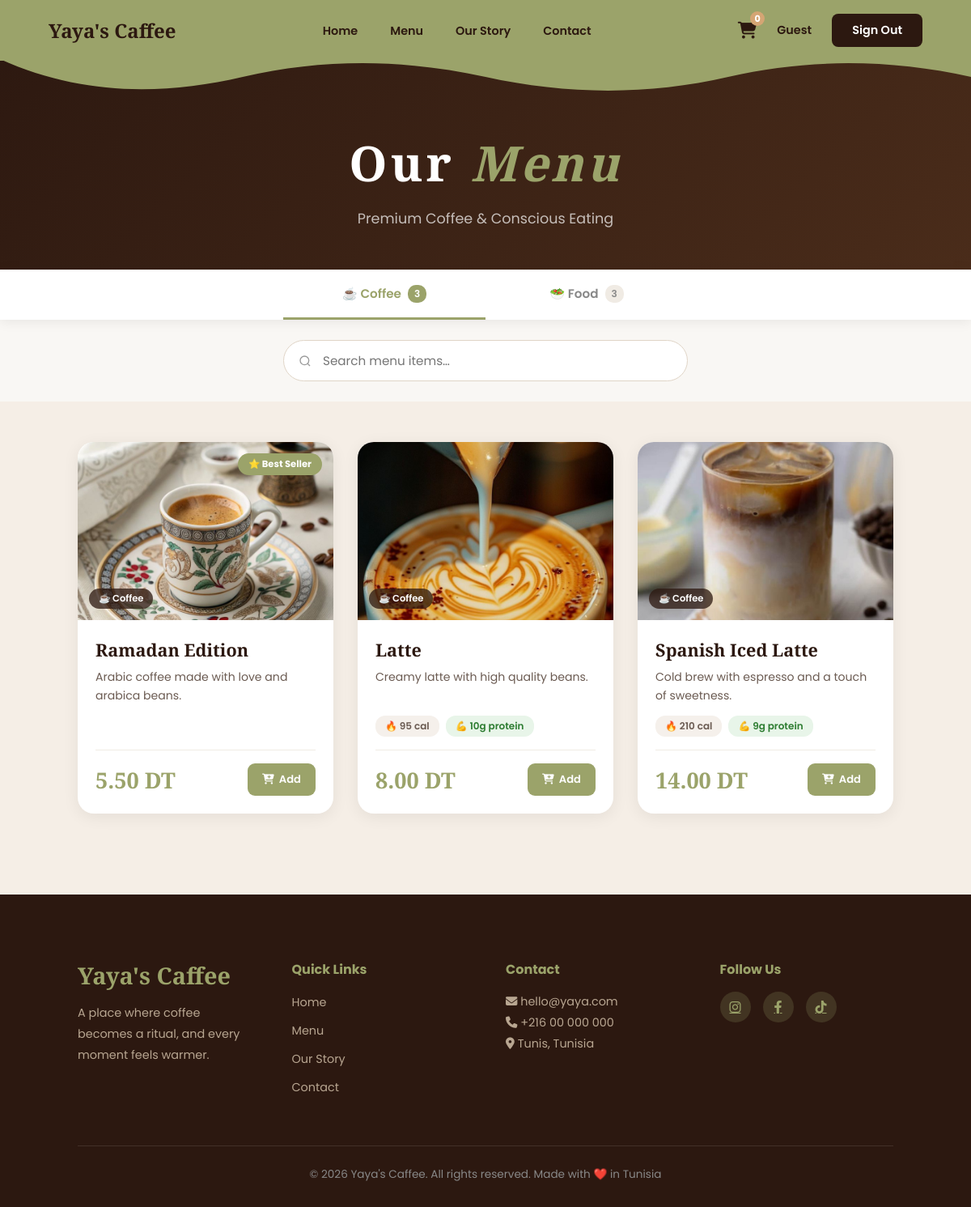
Screenshot of /menu.php (signed in) with the database file from the repository.
### tables this page shows
CREATE TABLE `menu_items` (
  `id` int(11) NOT NULL,
  `name` varchar(100) NOT NULL,
  `category` enum('coffee','food') NOT NULL,
  `price` decimal(6,2) NOT NULL,
  `description` text DEFAULT NULL,
  `calories` int(11) DEFAULT 0,
  `protein` int(11) DEFAULT 0,
  `is_best_seller` tinyint(1) DEFAULT 0,
  `image_path` varchar(255) DEFAULT NULL,
  `created_at` timestamp NOT NULL DEFAULT current_timestamp()
);

### includes/auth.php (called while the page is built, shortened)
<?php
function isLoggedIn(): bool {
    return isset($_SESSION['user_id']);
}

### menu.php (the view, shortened to what this page needs)
<?php
require_once 'includes/db.php';
require_once 'includes/auth.php';
$coffees = $pdo->query("SELECT * FROM menu_items WHERE category = 'coffee' ORDER BY is_best_seller DESC, name ASC")->fetchAll();
$foods   = $pdo->query("SELECT * FROM menu_items WHERE category = 'food'   ORDER BY is_best_seller DESC, name ASC")->fetchAll();
?>
<!DOCTYPE html>
<html lang="en">
<head>
  <link rel="stylesheet" href="https://cdnjs.cloudflare.com/ajax/libs/font-awesome/6.4.0/css/all.min.css">
</head>
<body>
<nav class="navbar">
  <div class="nav-inner">
    <a href="index.html" class="logo">Yaya's Caffee</a>
    <ul class="nav-links">
      <li><a href="index.php">Home</a></li>
      <li><a href="menu.php">Menu</a></li>
      <li><a href="dream.html">Our Story</a></li>
      <li><a href="contact.php">Contact</a></li>
    </ul>
    <div class="nav-right">
      <a href="cart.php" class="cart-icon">
        <i class="fa-solid fa-cart-shopping"></i>
        <span class="cart-count" id="cart-count">0</span>
      </a>
      <?php if(isLoggedIn()): ?>
        <span style="color:#2c1810;font-weight:600;font-size:0.9rem;">
           <?= htmlspecialchars($_SESSION['first_name']) ?>
        </span>
        <a href="<?= BASE_URL ?>api/signout.php" class="btn-signin">Sign Out</a>
      <?php else: ?>
        <a href="signin.html" class="btn-signin">Sign In</a>
      <?php endif; ?>
    </div>
  </div>
  <svg class="navbar-wave" viewBox="0 0 1440 45" xmlns="http://www.w3.org/2000/svg" preserveAspectRatio="none">
    <path d="M0,0 C120,45 240,45 360,22 S600,0 720,22 S960,45 1080,22 S1320,0 1440,22 L1440,0 L0,0 Z" fill="#9ba36a"/>
  </svg>
</nav>
<div class="menu-hero">
  <h1>Our <em>Menu</em></h1>
  <p class="menu-subtitle">Premium Coffee & Conscious Eating</p>
</div>
<div class="tabs-wrapper">
  <div class="tabs-container">
    <button class="tab active" onclick="switchTab('coffee', this)">
      ☕ Coffee <span class="count"><?= count($coffees) ?></span>
    </button>
    <button class="tab" onclick="switchTab('food', this)">
      🥗 Food <span class="count"><?= count($foods) ?></span>
    </button>
  </div>
</div>
<div class="search-bar">
  <input type="text" class="search-input" id="search-input"
    placeholder="Search menu items…" oninput="filterCards(this.value)">
</div>
<section class="menu-section">
  <div class="tab-content active" id="tab-coffee">
    <div class="menu-grid">
      <?php if(empty($coffees)): ?>
        <div class="empty-state">
          <i class="fas fa-mug-hot"></i>No coffee items yet.
        </div>
      <?php else: ?>
        <?php foreach($coffees as $item): ?>
        <div class="menu-card" data-name="<?= strtolower(htmlspecialchars($item['name'])) ?>">
          <div class="card-image">
            <?php if($item['image_path']): ?>
              <img src="<?= BASE_URL . htmlspecialchars($item['image_path']) ?>" alt="<?= htmlspecialchars($item['name']) ?>" loading="lazy">
            <?php else: ?>
              <div class="no-image">☕</div>
            <?php endif; ?>
            <?php if($item['is_best_seller']): ?><span class="badge best-seller">⭐ Best Seller</span><?php endif; ?>
            <span class="card-category-tag">☕ Coffee</span>
          </div>
          <div class="card-body">
            <h3><?= htmlspecialchars($item['name']) ?></h3>
            <p><?= htmlspecialchars($item['description'] ?: 'A perfect cup crafted with premium beans.') ?></p>
            <?php if($item['calories'] > 0 || $item['protein'] > 0): ?>
            <div class="nutrition">
              <?php if($item['calories'] > 0): ?><span class="pill">🔥 <?= $item['calories'] ?> cal</span><?php endif; ?>
              <?php if($item['protein'] > 0): ?><span class="pill protein">💪 <?= $item['protein'] ?>g protein</span><?php endif; ?>
            </div>
            <?php endif; ?>
            <div class="card-footer">
              <span class="price"><?= number_format($item['price'],2) ?> DT</span>
              <button class="btn-cart" onclick="addToCart(<?= $item['id'] ?>, '<?= htmlspecialchars($item['name'],ENT_QUOTES) ?>', <?= $item['price'] ?>, this)">
                <i class="fas fa-cart-plus"></i> Add
              </button>
            </div>
          </div>
        </div>
        <?php endforeach; ?>
      <?php endif; ?>
    </div>
  </div>
</section>
<footer class="footer">
  <div class="footer-container">
    <div class="footer-col">
      <h3 class="footer-logo">Yaya's Caffee</h3>
      <p>A place where coffee becomes a ritual, and every moment feels warmer.</p>
    </div>
    <div class="footer-col">
      <h4>Quick Links</h4>
      <ul>
        <li><a href="index.html">Home</a></li>
        <li><a href="menu.php">Menu</a></li>
        <li><a href="dream.html">Our Story</a></li>
        <li><a href="contact.php">Contact</a></li>
      </ul>
    </div>
    <div class="footer-col">
      <h4>Contact</h4>
      <p><i class="fas fa-envelope"></i> hello@yaya.com</p>
      <p><i class="fas fa-phone"></i> +216 00 000 000</p>
      <p><i class="fas fa-map-marker-alt"></i> Tunis, Tunisia</p>
    </div>
    <div class="footer-col">
      <h4>Follow Us</h4>
      <div class="social-icons">
        <a href="#"><i class="fab fa-instagram"></i></a>
        <a href="#"><i class="fab fa-facebook-f"></i></a>
        <a href="#"><i class="fab fa-tiktok"></i></a>
      </div>
    </div>
  </div>
  <div class="footer-bottom">
    <p>© 2026 Yaya's Caffee. All rights reserved. Made with ❤️ in Tunisia</p>
  </div>
</footer>
</body>
</html>

### rows the page displays
menu_items: image_path (picture), is_best_seller "⭐ Best Seller", name "Ramadan Edition", description "Arabic coffee made with love and arabica beans.", price "5.50"
menu_items: image_path (picture), name "Latte", description "Creamy latte with high quality beans.", calories "95", protein "10", price "8.00"
menu_items: image_path (picture), name "Spanish Iced Latte", description "Cold brew with espresso and a touch of sweetness.", calories "210", protein "9", price "14.00"

### other values shown
$_SESSION['first_name'] "Guest"
count($coffees) "3"
count($foods) "3"
